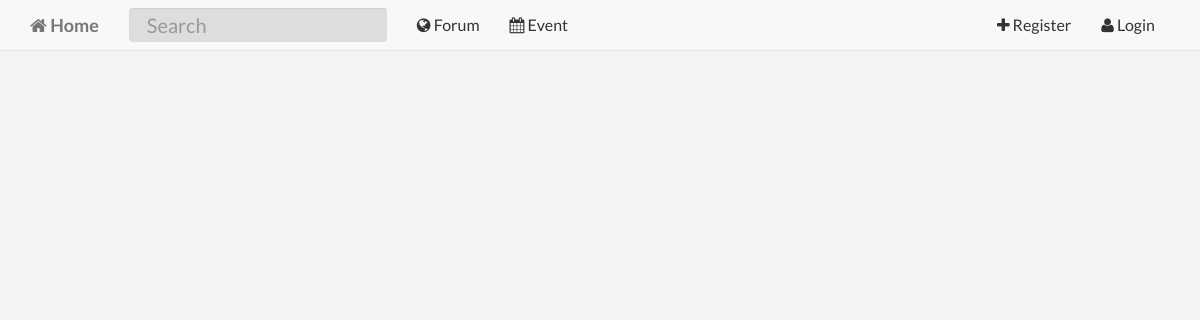
Page /forum.php on the earlier database version.
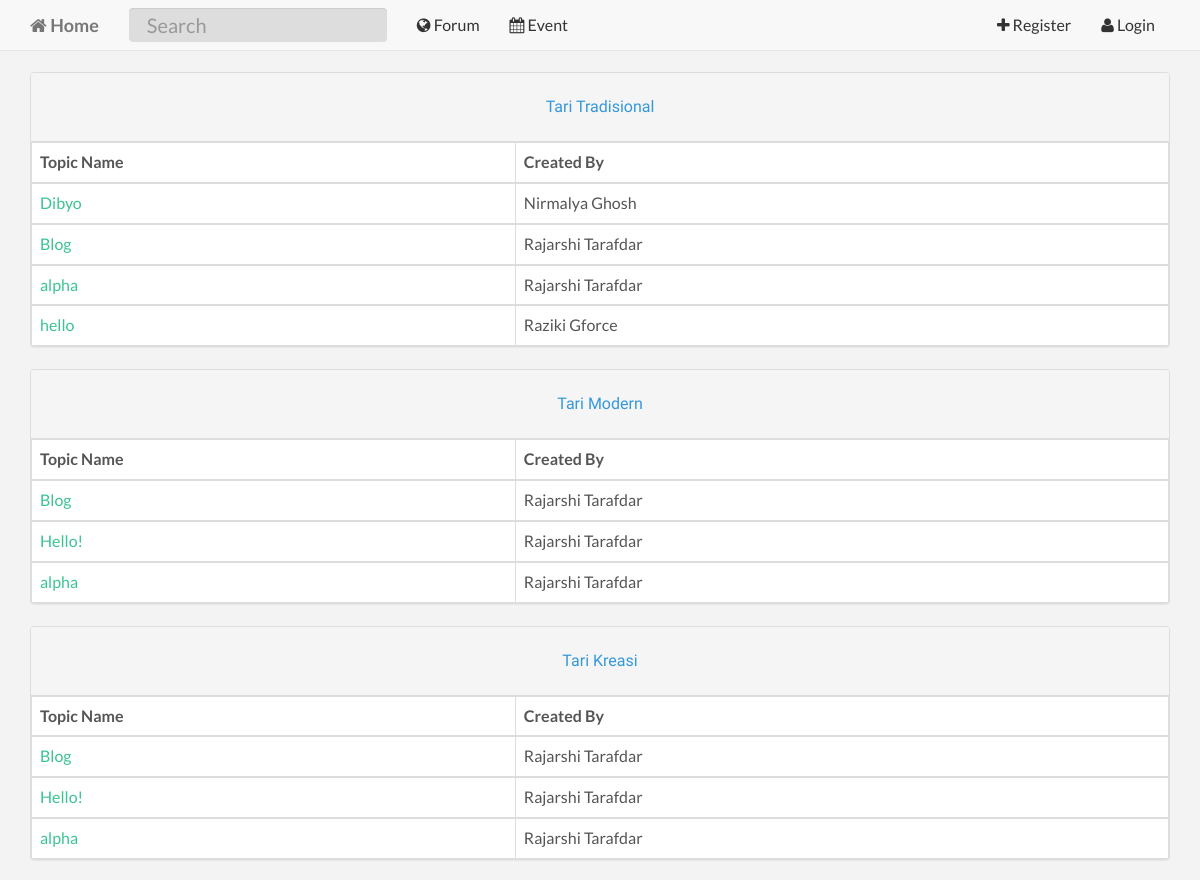
Same page on the later database version.
### tables this page shows
CREATE TABLE `kategori` (
  `kategori_id` int(11) NOT NULL,
  `kategori_name` varchar(30) NOT NULL
);

CREATE TABLE `forum_topic` (
  `forum_topic_id` int(11) NOT NULL,
  `forum_topic_name` text NOT NULL,
  `forum_topic_created_by` varchar(255) NOT NULL,
  `forum_topic_time` timestamp NOT NULL DEFAULT CURRENT_TIMESTAMP,
  `forum_topic_body` text NOT NULL,
  `forum_topic_views` int(11) NOT NULL,
  `forum_topic_replies` int(11) NOT NULL,
  `forum_topic_kategori` varchar(255) NOT NULL,
  `forum_topic_image` varchar(255) NOT NULL
);

CREATE TABLE `user` (
  `user_id` int(11) NOT NULL,
  `user_email` varchar(255) NOT NULL,
  `user_password` varchar(255) NOT NULL,
  `user_firstname` text NOT NULL,
  `user_lastname` text NOT NULL,
  `user_avatar` varchar(255) NOT NULL,
  `user_shortbio` text,
  `user_username` varchar(255) NOT NULL,
  `user_longbio` text,
  `user_website` varchar(255) DEFAULT NULL,
  `user_dob` date DEFAULT NULL,
  `user_profession` text,
  `user_gender` varchar(255) DEFAULT NULL,
  `user_address` text,
  `user_backgroundpicture` varchar(255) NOT NULL,
  `user_joindate` date NOT NULL,
  `user_country` varchar(255) DEFAULT NULL
);

### controllers/table/forum-table.php (the view)
    <div class="container">
<?php
            $sql2 = "SELECT * FROM kategori ";
            $result2 = mysqli_query($database,$sql2);
        while($rws2 = mysqli_fetch_assoc($result2)){
            $kategori_id = $rws2["kategori_id"];
            $nama_kat = $rws2["kategori_name"];
            $sql = "SELECT * FROM forum_topic where forum_topic_kategori LIKE '%$kategori_id%' ORDER BY forum_topic_time";
            $result = mysqli_query($database,$sql);
            $rws_count = mysqli_num_rows($result);
?>
                <div class="panel panel-default">
                    <div class="panel-heading">
                        <h3 class="panel-title text-center" > <?php echo $nama_kat; ?></h3>
                    </div>
<?php
                if($rws_count == 0){
?>
                    <h4 class="text-center">No Topics Yet</h4>
                </div>
<?php
                }
                else{
?>
                    <table class="table table-bordered">
                        <thead>
                            <tr>
                                <th>Topic Name</th>
                                <th>Created By</th>
                            </tr>
                        </thead>
<?php
                    while($rws = mysqli_fetch_array($result)){
                        $temp_user_username = $rws['forum_topic_created_by'];
                        $sql_search_username = "SELECT * FROM user WHERE user_username = '$temp_user_username'";
                        $result_search_username = mysqli_query($database,$sql_search_username) or die(mysqli_error($database));
                        $rws_search_username = mysqli_fetch_array($result_search_username);
?>
                        <tbody>
                            <tr>
                                <td><a href="forum-topic.php?forum_topic_id=<?php echo $rws['forum_topic_id'];?>"><?php echo $rws['forum_topic_name'];?></a></td>
                                <td><?php echo $rws_search_username['user_firstname'];?> <?php echo $rws_search_username['user_lastname'];?></td>
                            </tr>
                        </tbody>
<?php
                    }
?>
                    </table>
                </div>
<?php
                }
        }
?>
    </div>

Differences in the rows shown:
added kategori: kategori_name "Tari Tradisional"
now on this page (row edited): forum_topic: forum_topic_name "Dibyo", user.user_firstname "Nirmalya", user.user_lastname "Ghosh", shown under "Tari Tradisional"
now on this page (row edited): forum_topic: forum_topic_name "Blog", user.user_firstname "Rajarshi", user.user_lastname "Tarafdar"
now on this page (row edited): forum_topic: forum_topic_name "alpha", user.user_firstname "Rajarshi", user.user_lastname "Tarafdar"
added forum_topic: forum_topic_name "hello", user.user_firstname "Raziki", user.user_lastname "Gforce", shown under "Tari Tradisional"
added kategori: kategori_name "Tari Modern"
now on this page (row edited): forum_topic: forum_topic_name "Hello!", user.user_firstname "Rajarshi", user.user_lastname "Tarafdar"
added kategori: kategori_name "Tari Kreasi"
